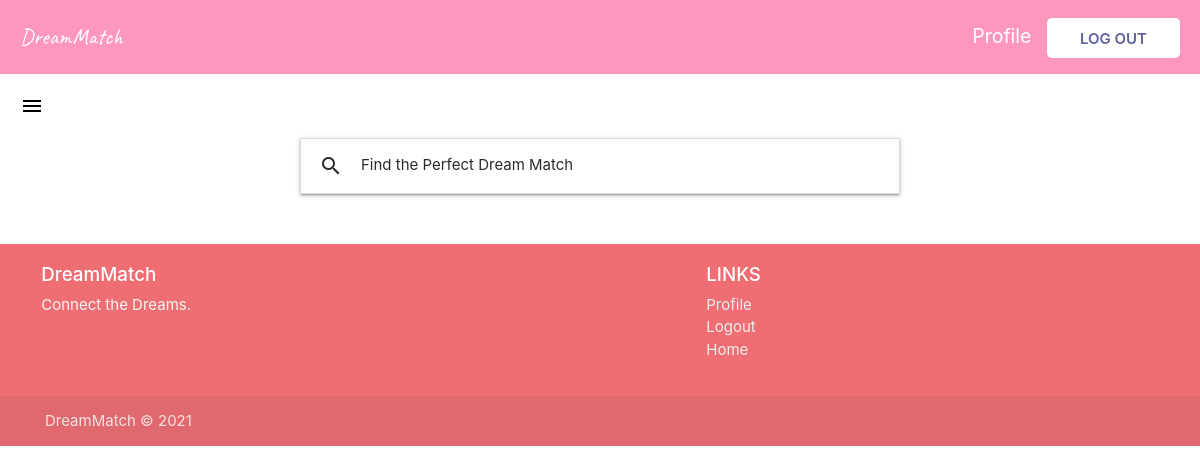
Before: /home/ (signed in) with the older database file.
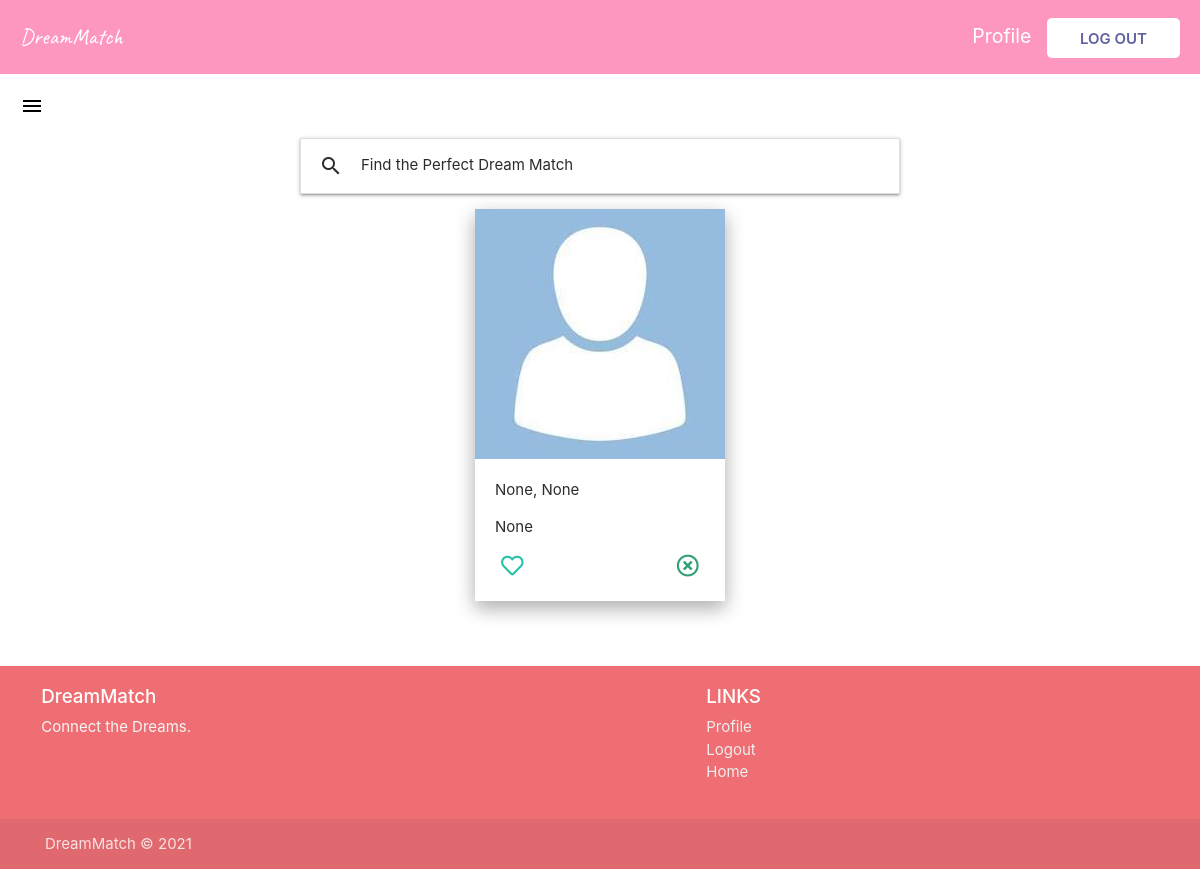
After: the same page with the newer database file.
### users/models.py (models this page shows, shortened)
class Profile(models.Model):
    TEXT_C = [
        ("Find Sponser", "Find Sponser"),
        ("Shall we talk?", "Shall we talk?")
    ]
    GENDER_C = [
        ("Male", "Male"),
        ("Female", "Female"),
        ("Other", "Other")
    ]
    OS_C = [
        ("Entrepreneur", "Entrepreneur"),
        ("Venture Capitalist", "Venture Capitalist"),
        ("Angel Investor", "Angel Investor")
    ]
    SPACES_C = [
        ("Cash", "Cash"),
        ("Financial loans", "Financial loans")
    ]
    user = models.OneToOneField(User, on_delete=models.CASCADE)
    full_name = models.CharField(max_length=100, null=True)
    age = models.IntegerField(null=True)
    gender = models.CharField(
        max_length=50, blank=True, null=True, choices=GENDER_C)
    profile_image = models.ImageField(
        upload_to='profile_pic', default="default.jpg", null=True, blank=True)
    bio = models.TextField(null=True)
    tech_stack = models.CharField(max_length=500, null=True)
    editor = models.CharField(
        max_length=50, choices=TEXT_C, default=None, null=True, blank=True)
    os = models.CharField(
        max_length=50, choices=OS_C, default=None, null=True, blank=True)
    spacing = models.CharField(
        max_length=50, choices=SPACES_C, default=None, null=True, blank=True)
    likeability = models.ManyToManyField(
        User, related_name="likes", blank=True)
    blocked_by = models.ManyToManyField(
        User, related_name="blocked", blank=True)

### main/views.py (the view)
# urls.py: path("home/", views.datePage, name="date-page"),
@login_required
def datePage(req):
    users = Profile.objects.all()
    user = req.user
    unreadMessages = Message.objects.filter(
        receiver=user).filter(status=False).count()
    myFilter = UserFilter(req.GET, queryset=users)
    users = myFilter.qs
    context = {
        'users': users,
        'userIn': user,
        'filter': myFilter,
        'unreadmsgs': unreadMessages
    }
    return render(req, "date-page.html", context)

### main/templates/date-page.html (shortened to what this page needs)
{% extends "base.html" %}
{% block head %}
<link
  rel="stylesheet"
  href="https://stackpath.bootstrapcdn.com/bootstrap/4.5.2/css/bootstrap.min.css"
/>
{% endblock head %}
{% block content %}
<section class="date-page">
  <div class="navigation navigation--bg">
    <a href="" class="logo link">DreamMatch</a>
    <div>
      {% if user.is_authenticated %}
      <a href="{% url 'profile-page' %}" class="profile-link link">Profile</a>
      <a href="{% url 'logout' %}" class="login link">Log out</a>
      {% else %}
      <a href="{% url 'login' %}" class="login link">Log in</a>
      {% endif %}
    </div>
  </div>
  <div class="burger">
    {% if unreadmsgs > 0 %}
      <a href="#" data-target="slide-out" class="sidenav-trigger"
        ><span class="new badge">{{unreadmsgs}}</span>
        <i class="material-icons" style="color: black; margin: 20px;">menu</i>
      </a>
    {% else %}
      <a href="#" data-target="slide-out" class="sidenav-trigger"
        >
        <i class="material-icons" style="color: black; margin: 20px;">menu</i>
      </a>
    {% endif %}
  </div>
  <ul class="collapsible" id="filter">
    <li>
      <div class="collapsible-header">
        <i class="material-icons">search</i>Find the Perfect Dream Match
      </div>
    </li>
  </ul>
  <div class="users-container">
    {% for user in users %}
      {% if user.user != userIn %}
        {% if userIn not in user.blocked_by.all %}
        <div class="user-card">
          <a href="{% url 'user-detail' user.pk %}">
            <img src="{{user.profile_image.url}}" class="image-home" alt="" />
          </a>
          <div class="info-container">
            <p>{{user.full_name}}, {{user.age}}</p>
            <p>{{user.tech_stack}}</p>
            <div style="display: flex; justify-content: space-between;">
              <form action="{% url 'like' user.pk %}" method="POST">
                {% if userIn not in user.likeability.all %}
                <button
                  class="like-btn"
                  type="submit"
                  ,
                  name="user_id"
                  ,
                  value="{{user.id}}"
                >
                  <i class="far fa-heart"></i>
                </button>
                {% endif %}
              </form>
              <form action="{% url 'block' user.pk %}" method="POST">
                <button
                  class="block-btn"
                  type="submit"
                  ,
                  name="user_id"
                  ,
                  value="{{user.id}}"
                >
                  <i class="far fa-times-circle"></i>
                </button>
              </form>
            </div>
          </div>
        </div>
        {% endif %}
      {% endif %}
    {% endfor %}
  </div>
</section>
{% include "footer.html" %}
{% endblock content %}

### main/templates/base.html (shortened to what this page needs)
{% load static %}
<!DOCTYPE html>
<html lang="en">
  <head>
    <link
      rel="stylesheet"
      href="https://cdnjs.cloudflare.com/ajax/libs/materialize/1.0.0/css/materialize.min.css"
    />
    <link rel="stylesheet" href="{% static 'main/main.css' %}" />
    <link
      rel="stylesheet"
      href="https://cdnjs.cloudflare.com/ajax/libs/font-awesome/5.14.0/css/all.min.css"
    />
    {% block head %}{% endblock head %}
  </head>
  <body>
    {% block content %}{% endblock content %}
  </body>
</html>

### main/templates/footer.html
<footer class="page-footer">
    <div class="container">
      <div class="row">
        <div class="col l6 s12">
          <h5 class="white-text">DreamMatch</h5>
          <p class="grey-text text-lighten-4">
            Connect the Dreams.
          </p>
        </div>
        <div class="col l4 offset-l2 s12">
          <h5 class="white-text">LINKS</h5>
          <ul>
            <li>
              <a class="grey-text text-lighten-3" href="{% url 'profile-page' %}"
                >Profile</a
              >
            </li>
            <li>
              <a class="grey-text text-lighten-3" href="{% url 'logout' %}"
                >Logout</a
              >
            </li>
            <li>
              <a class="grey-text text-lighten-3" href="{% url 'date-page' %}"
                >Home</a
              >
            </li>
          </ul>
        </div>
      </div>
    </div>
    <div class="footer-copyright">
      <div class="container">
        DreamMatch © 2021
      </div>
    </div>
  </footer>

### main/static/main/main.css (style rules this page uses)
.image-home { height: 250px; }
a { text-decoration: none !important; }
.navigation { z-index: 999; text-decoration: none; color: white; display: flex; justify-content: space-between; align-items: center; grid-row: 0/1; padding: 20px; font-size: 1.3rem; }
.navigation--bg { background: #fd267c7a; }
.logo { color: white; font-family: "Caveat", cursive; font-size: 1.5rem; }
.login { text-decoration: none; color: #5f60a0; position: relative; background: white; padding: 0.7rem 2.2rem; text-transform: uppercase; font-weight: 600; font-size: 1rem; border-radius: 5px; }
.profile-link { text-decoration: none; color: white; margin-right: 10px; }
.user-card { margin: 15px; box-shadow: 0 8px 17px 0 rgba(0, 0, 0, 0.2), 0 6px 20px 0 rgba(0, 0, 0, 0.15); color: #2b2b2b; }
.users-container { display: flex; justify-content: center; flex-wrap: wrap; margin-bottom: 50px; }
.info-container { padding: 20px; }
.like-btn, .block-btn { background: transparent; border: 0; transition: transform 250ms ease; }
.like-btn i { font-size: 1.5rem; color: rgb(38, 194, 168); }
.block-btn i { font-size: 1.5rem; color: rgba(25, 151, 99, 0.9); }
#filter { margin: auto; max-width: 50vw; color: #2b2b2b; }
.burger a { position: relative; }

Changed rows visible on the page:
added Profile: profile_image (placeholder picture), full_name "None", age "None", tech_stack "None", {{ user.id }} 2 (drawn)
